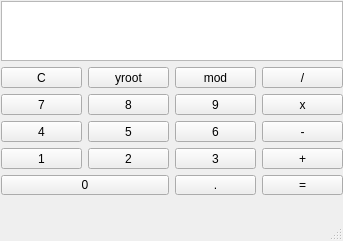
<?xml version="1.0" encoding="UTF-8"?>
<ui version="4.0">
 <class>MainWindow</class>
 <widget class="QMainWindow" name="MainWindow">
  <property name="geometry">
   <rect>
    <x>0</x>
    <y>0</y>
    <width>343</width>
    <height>241</height>
   </rect>
  </property>
  <property name="windowTitle">
   <string>MainWindow</string>
  </property>
  <widget class="QWidget" name="centralwidget">
   <widget class="QWidget" name="layoutWidget">
    <property name="geometry">
     <rect>
      <x>1</x>
      <y>1</y>
      <width>342</width>
      <height>194</height>
     </rect>
    </property>
    <layout class="QVBoxLayout" name="verticalLayout">
     <item>
      <widget class="QTextBrowser" name="textBrowser">
       <property name="maximumSize">
        <size>
         <width>360</width>
         <height>60</height>
        </size>
       </property>
      </widget>
     </item>
     <item>
      <layout class="QGridLayout" name="gridLayout">
       <item row="0" column="0">
        <widget class="QPushButton" name="btnReset">
         <property name="text">
          <string>C</string>
         </property>
        </widget>
       </item>
       <item row="0" column="1">
        <widget class="QPushButton" name="btnRoot">
         <property name="text">
          <string>yroot</string>
         </property>
        </widget>
       </item>
       <item row="0" column="2">
        <widget class="QPushButton" name="btnMod">
         <property name="text">
          <string>mod</string>
         </property>
        </widget>
       </item>
       <item row="0" column="3">
        <widget class="QPushButton" name="btnOperaDiv">
         <property name="text">
          <string>/</string>
         </property>
        </widget>
       </item>
       <item row="1" column="0">
        <widget class="QPushButton" name="btnNum7">
         <property name="text">
          <string>7</string>
         </property>
        </widget>
       </item>
       <item row="1" column="1">
        <widget class="QPushButton" name="btnNum8">
         <property name="text">
          <string>8</string>
         </property>
        </widget>
       </item>
       <item row="1" column="2">
        <widget class="QPushButton" name="btnNum9">
         <property name="text">
          <string>9</string>
         </property>
        </widget>
       </item>
       <item row="1" column="3">
        <widget class="QPushButton" name="btnOperaMul">
         <property name="text">
          <string>x</string>
         </property>
        </widget>
       </item>
       <item row="2" column="0">
        <widget class="QPushButton" name="btnNum4">
         <property name="text">
          <string>4</string>
         </property>
        </widget>
       </item>
       <item row="2" column="1">
        <widget class="QPushButton" name="btnNum5">
         <property name="text">
          <string>5</string>
         </property>
        </widget>
       </item>
       <item row="2" column="2">
        <widget class="QPushButton" name="btnNum6">
         <property name="text">
          <string>6</string>
         </property>
        </widget>
       </item>
       <item row="2" column="3">
        <widget class="QPushButton" name="btnOperaSub">
         <property name="text">
          <string>-</string>
         </property>
        </widget>
       </item>
       <item row="3" column="0">
        <widget class="QPushButton" name="btnNum1">
         <property name="text">
          <string>1</string>
         </property>
        </widget>
       </item>
       <item row="3" column="1">
        <widget class="QPushButton" name="btnNum2">
         <property name="text">
          <string>2</string>
         </property>
        </widget>
       </item>
       <item row="3" column="2">
        <widget class="QPushButton" name="btnNum3">
         <property name="text">
          <string>3</string>
         </property>
        </widget>
       </item>
       <item row="3" column="3">
        <widget class="QPushButton" name="btnOperaPlus">
         <property name="text">
          <string>+</string>
         </property>
        </widget>
       </item>
       <item row="4" column="0" colspan="2">
        <widget class="QPushButton" name="btnNum0">
         <property name="text">
          <string>0</string>
         </property>
        </widget>
       </item>
       <item row="4" column="2">
        <widget class="QPushButton" name="btnPoint">
         <property name="text">
          <string>.</string>
         </property>
        </widget>
       </item>
       <item row="4" column="3">
        <widget class="QPushButton" name="btnOperaEqu">
         <property name="text">
          <string>=</string>
         </property>
        </widget>
       </item>
      </layout>
     </item>
    </layout>
   </widget>
  </widget>
  <widget class="QMenuBar" name="menubar">
   <property name="geometry">
    <rect>
     <x>0</x>
     <y>0</y>
     <width>343</width>
     <height>22</height>
    </rect>
   </property>
  </widget>
  <widget class="QStatusBar" name="statusbar"/>
 </widget>
 <resources/>
 <connections/>
</ui>
